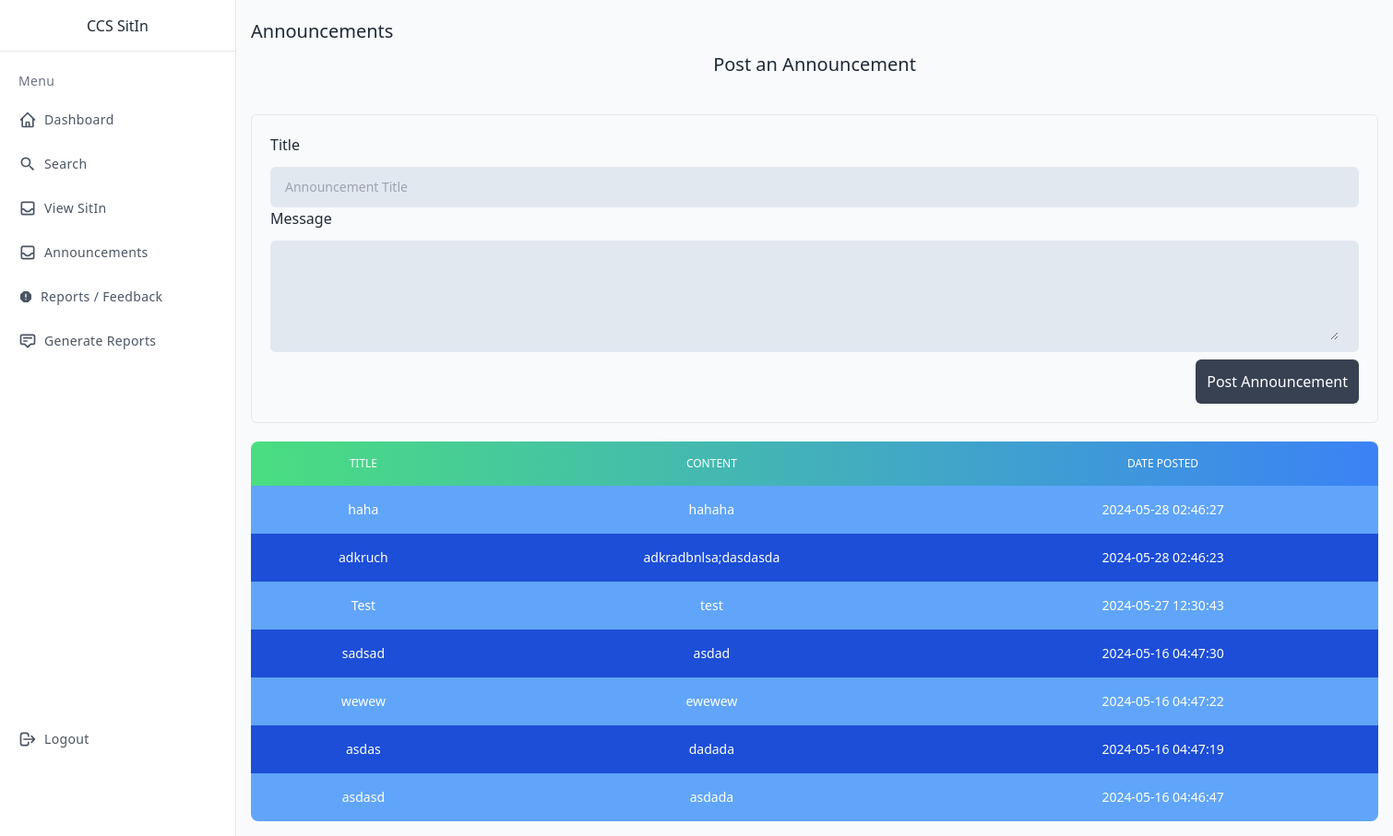
The app's page /admin/announcement.php (signed in) with its own data.
### tables this page shows
CREATE TABLE `announcement` (
  `id` int(11) NOT NULL,
  `content` varchar(254) NOT NULL,
  `title` varchar(254) NOT NULL,
  `date_created` datetime NOT NULL DEFAULT current_timestamp(),
  `name` varchar(254) NOT NULL
);

### admin/announcement.php (the view, shortened to what this page needs)
<?php
include(".././config.php");
  $announcements = [];
    $select = "SELECT * FROM announcement ORDER BY date_created desc";
    $result = $con->query($select);
    if ($result->num_rows > 0) {
        while($row = $result->fetch_assoc()) {
            $announcements[] = $row;
        }
    }
?>
<!doctype html>
<html>
<head>
  <script src="https://cdn.tailwindcss.com"></script>
  <link rel="stylesheet" href="https://cdn.jsdelivr.net/npm/flatpickr/dist/flatpickr.min.css">
</head>
<body>
<div class="min-h-screen flex  bg-gray-50 text-gray-800">
  <div class="fixed flex flex-col top-0 left-0 w-64 bg-white h-full border-r">
    <div class="flex items-center justify-center h-14 border-b">
      <div>CCS SitIn</div>
    </div>
    <div class="overflow-y-auto overflow-x-hidden flex-grow">
      <ul class="flex flex-col py-4 space-y-1">
        <li class="px-5">
          <div class="flex flex-row items-center h-8">
            <div class="text-sm font-light tracking-wide text-gray-500">Menu</div>
          </div>
        </li>
        <li>
          <a href="home_admin.php" class="relative flex flex-row items-center h-11 focus:outline-none hover:bg-gray-50 text-gray-600 hover:text-gray-800 border-l-4 border-transparent hover:border-indigo-500 pr-6">
            <span class="inline-flex justify-center items-center ml-4">
            </span>
            <span class="ml-2 text-sm tracking-wide truncate">Dashboard</span>
          </a>
        </li>
        <li>
          <a href="search_admin.php" class="relative flex flex-row items-center h-11 focus:outline-none hover:bg-gray-50 text-gray-600 hover:text-gray-800 border-l-4 border-transparent hover:border-indigo-500 pr-6">
            <span class="inline-flex justify-center items-center ml-4">
                <svg xmlns="http://www.w3.org/2000/svg" class="w-5 h-5" viewBox="0 0 24 24"><path fill="currentColor" d="M15.5 14h-.79l-.28-.27A6.471 6.471 0 0 0 16 9.5A6.5 6.5 0 1 0 9.5 16c1.61 0 3.09-.59 4.23-1.57l.27.28v.79l5 4.99L20.49 19zm-6 0C7.01 14 5 11.99 5 9.5S7.01 5 9.5 5S14 7.01 14 9.5S11.99 14 9.5 14"/></svg>
            </span>
            <span class="ml-2 text-sm tracking-wide truncate">Search</span>
          </a>
        </li>
        <li>
          <a href="view_admin.php" class="relative flex flex-row items-center h-11 focus:outline-none hover:bg-gray-50 text-gray-600 hover:text-gray-800 border-l-4 border-transparent hover:border-indigo-500 pr-6">
            <span class="inline-flex justify-center items-center ml-4">
            </span>
            <span class="ml-2 text-sm tracking-wide truncate">View SitIn</span>
          </a>
        </li>
         <li>
          <a href="announcement.php" class="relative flex flex-row items-center h-11 focus:outline-none hover:bg-gray-50 text-gray-600 hover:text-gray-800 border-l-4 border-transparent hover:border-indigo-500 pr-6">
            <span class="inline-flex justify-center items-center ml-4">
            </span>
            <span class="ml-2 text-sm tracking-wide truncate">Announcements</span>
          </a>
        </li>
           <li>
          <a href="reports.php" class="relative flex flex-row items-center h-11 focus:outline-none hover:bg-gray-50 text-gray-600 hover:text-gray-800 border-l-4 border-transparent hover:border-indigo-500 pr-6">
            <span class="inline-flex justify-center items-center ml-4">
              <svg xmlns="http://www.w3.org/2000/svg" width="1em" height="1em" viewBox="0 0 24 24"><path fill="currentColor" d="M12 17q.425 0 .713-.288T13 16t-.288-.712T12 15t-.712.288T11 16t.288.713T12 17m-1-4h2V7h-2zm-2.75 8L3 15.75v-7.5L8.25 3h7.5L21 8.25v7.5L15.75 21z"/></svg>
            </span>
            <span class="ml-2 text-sm tracking-wide truncate">Reports / Feedback</span>
          </a>
        </li>
        <li>
          <a href="report_admin.php" class="relative flex flex-row items-center h-11 focus:outline-none hover:bg-gray-50 text-gray-600 hover:text-gray-800 border-l-4 border-transparent hover:border-indigo-500 pr-6">
            <span class="inline-flex justify-center items-center ml-4">
              <svg class="w-5 h-5" fill="none" stroke="currentColor" viewBox="0 0 24 24" xmlns="http://www.w3.org/2000/svg"><path stroke-linecap="round" stroke-linejoin="round" stroke-width="2" d="M7 8h10M7 12h4m1 8l-4-4H5a2 2 0 01-2-2V6a2 2 0 012-2h14a2 2 0 012 2v8a2 2 0 01-2 2h-3l-4 4z"></path></svg>
            </span>
            <span class="ml-2 text-sm tracking-wide truncate">Generate Reports</span>
          </a>
        </li>
        <li>
          <a href="logout.php" class="mt-96 relative flex flex-row items-center h-11 focus:outline-none hover:bg-gray-50 text-gray-600 hover:text-gray-800 border-l-4 border-transparent hover:border-indigo-500 pr-6">
            <span class="inline-flex justify-center items-center ml-4">
              <svg class="w-5 h-5" fill="none" stroke="currentColor" viewBox="0 0 24 24" xmlns="http://www.w3.org/2000/svg"><path stroke-linecap="round" stroke-linejoin="round" stroke-width="2" d="M17 16l4-4m0 0l-4-4m4 4H7m6 4v1a3 3 0 01-3 3H6a3 3 0 01-3-3V7a3 3 0 013-3h4a3 3 0 013 3v1"></path></svg>
            </span>
            <span class="ml-2 text-sm tracking-wide truncate">Logout</span>
          </a>
        </li>
      </ul>
    </div>
  </div>
  <div class="flex-1 p-4 lg:ml-64  lg:pt-5">
    <h1 class="text-xl">Announcements</h1>
    <div class="">
          <div class="mt-2">
                <p class="text-center text-xl font-medium mb-10">Post an Announcement</p>
                <form action="" method="post"class="w-full border p-5 rounded-md">
                     <span>Title</span>
                        <div class="mt-3 w-full bg-slate-200 text-black rounded-md px-3 p-2 text-sm">
                          <input type="text" name="title" placeholder="Announcement Title" class="w-full bg-transparent p-1 outline-none" />
                        </div>
                    <span>Message</span>
                        <div class="mt-3 w-full bg-slate-200 text-black rounded-md px-3 p-2 text-sm">
                            <textarea id="feedback" name="content" rows="5" cols="140" class="bg-transparent outline-none"></textarea>
                        </div>
                    <div class="mt-2 flex justify-end">
                        <button class="p-3 text-white bg-gray-700 rounded-md">Post Announcement</button>
                    </div>
                </form>
            </div>
        </div>
     <table class="mt-5 w-full text-sm text-left rtl:text-right text-white rounded-lg overflow-hidden">
                <thead class="text-xs bg-gradient-to-r from-green-400 to-blue-500 uppercase rounded-md">
                    <tr>
                        <th class="border px-4 py-4 font-medium border-none  text-center">Title</th>
                        <th class="border px-4 py-4 font-medium border-none  text-center">Content</th>
                        <th class="border px-4 py-4 font-medium border-none  text-center">DATE POSTED</th>
                    </tr>
                </thead>
                <tbody id="tbody" class="relative">
                <?php
            foreach ($announcements as $student) {
                   echo '<tr class="odd:bg-blue-400 bg-blue-700">
                                <td class="border px-4 py-4 border-none text-center text-xs md:text-sm text-white">'.$student['title'].'</td>
                                <td class="border px-4 py-4 border-none text-center text-xs md:text-sm text-white">'.$student['content'].'</td>
                                <td class="border px-4 py-4 border-none text-center text-xs md:text-sm text-white">'.$student['date_created'].'</td>
                               </tr>';
                }
            ?>
                </tbody>
            </table>
  </div>
</div>
</body>
</html>

### records on screen
announcement: title "haha", content "hahaha", date_created "2024-05-28 02:46:27"
announcement: title "adkruch", content "adkradbnlsa;dasdasda", date_created "2024-05-28 02:46:23"
announcement: title "Test", content "test", date_created "2024-05-27 12:30:43"
announcement: title "sadsad", content "asdad", date_created "2024-05-16 04:47:30"
announcement: title "wewew", content "ewewew", date_created "2024-05-16 04:47:22"
announcement: title "asdas", content "dadada", date_created "2024-05-16 04:47:19"
announcement: title "asdasd", content "asdada", date_created "2024-05-16 04:46:47"
